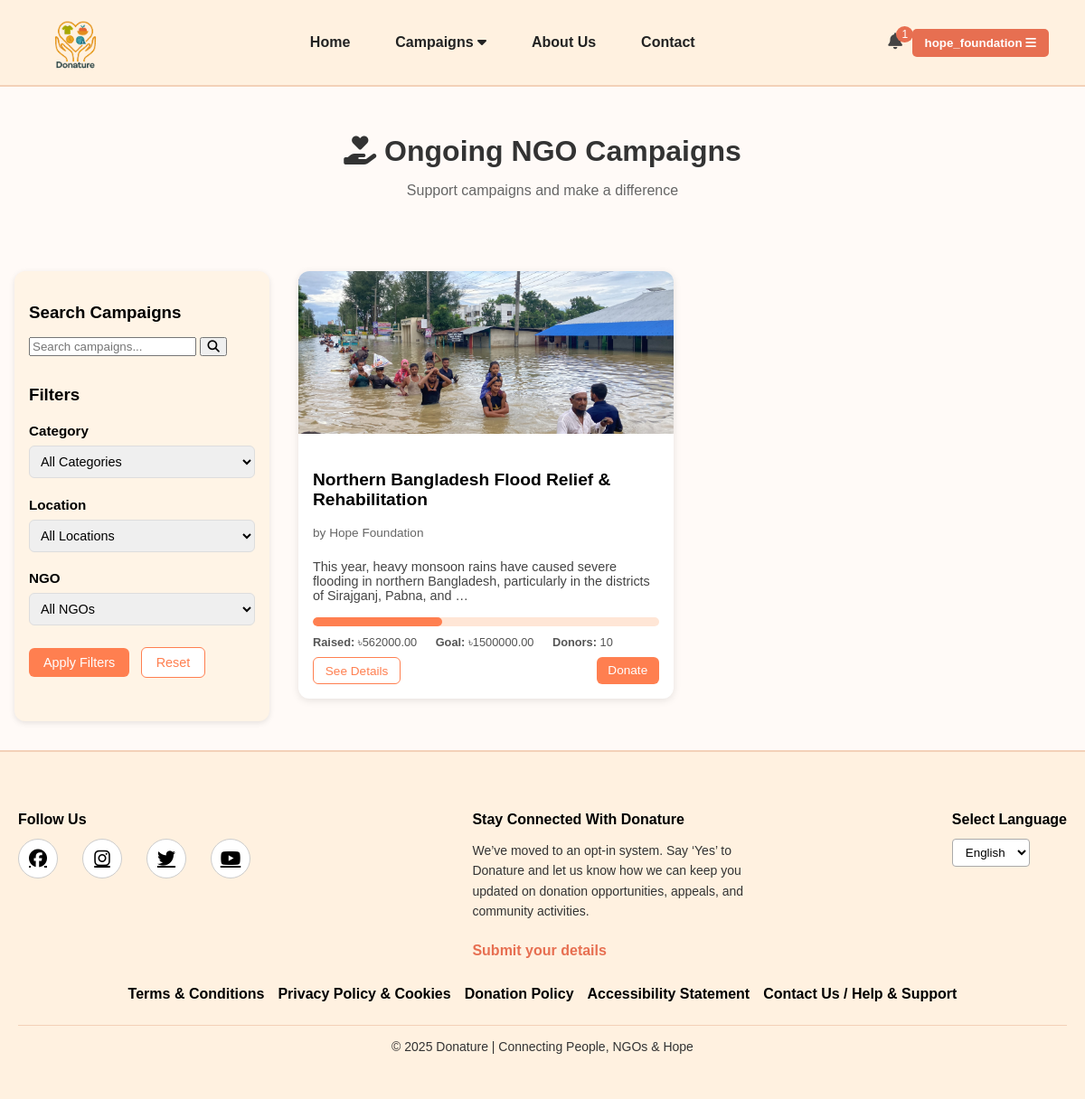
The page /ngos/explore-campaigns/ (signed in) on the database as committed earlier.
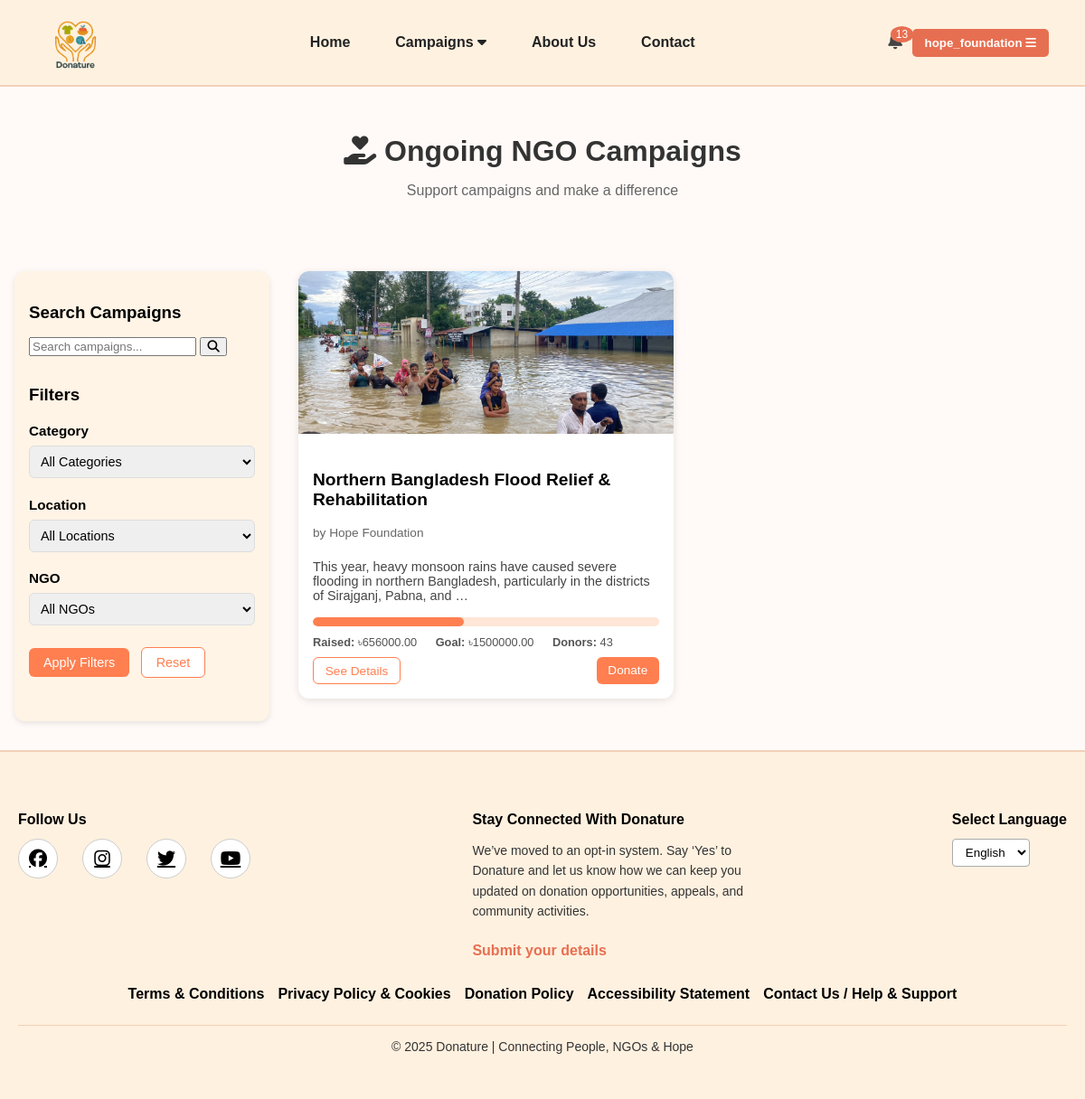
The same page on the database as committed later.
### ngos/models.py (models this page shows, shortened)
class Campaign(models.Model):
    STATUS_CHOICES = (
        ('pending', 'Pending Approval'),
        ('approved', 'Approved'),
        ('rejected', 'Rejected'),
    )
    ngo = models.ForeignKey(
        User,
        on_delete=models.CASCADE,
        limit_choices_to={'user_type': 'ngo', 'is_approved': True},
        related_name="campaigns"
    )
    title = models.CharField(max_length=200)
    description = models.TextField()
    image = models.ImageField(upload_to="campaigns/", blank=True, null=True)
    goal_amount = models.DecimalField(max_digits=12, decimal_places=2, blank=True, null=True)
    collected_amount = models.DecimalField(max_digits=12, decimal_places=2, default=0)
    start_date = models.DateField(auto_now_add=True)
    end_date = models.DateField(blank=True, null=True)
    category = models.ForeignKey(
        'CampaignCategory',
        on_delete=models.SET_NULL,
        blank=True,
        null=True,
        related_name='campaigns'
    )
    is_active = models.BooleanField(default=True)
    status = models.CharField(max_length=20, choices=STATUS_CHOICES, default='pending')
    created_at = models.DateTimeField(auto_now_add=True)
    approved_at = models.DateTimeField(blank=True, null=True)

class NGOProfile(models.Model):
    user = models.OneToOneField(User, on_delete=models.CASCADE)
    ngo_name = models.CharField(max_length=200, blank=True, null=True)
    reg_certificate = models.FileField(upload_to='documents/', blank=True, null=True)
    email = models.EmailField(blank=True, null=True)
    contact_person = models.CharField(max_length=200, blank=True, null=True)
    nid_birth_certificate = models.FileField(upload_to='documents/', blank=True, null=True)
    city_postal = models.CharField(max_length=100, blank=True, null=True)
    address = models.TextField(blank=True, null=True)
    ngo_type = models.CharField(max_length=100, blank=True, null=True)
    social_link = models.URLField(blank=True, null=True)
    mobile_number = models.CharField(max_length=20, blank=True, null=True)
    is_verified = models.BooleanField(default=False)  # Additional verification flag

### ngos/views.py (the view)
# urls.py: path('explore-campaigns/', views.explore_campaigns, name='explore_campaigns'),
def explore_campaigns(request):
    search_query = request.GET.get('q', '')
    selected_category = request.GET.get('category')
    selected_location = request.GET.get('location')
    selected_ngo = request.GET.get('ngo')
    campaigns = Campaign.objects.filter(
        status='approved',
        is_active=True
    ).filter(
        Q(end_date__gte=timezone.now()) | Q(end_date__isnull=True)
    )
    if search_query:
        campaigns = campaigns.filter(title__icontains=search_query)
    if selected_category:
        campaigns = campaigns.filter(category__id=selected_category)
    if selected_location:
        campaigns = campaigns.filter(ngo__ngoprofile__city_postal=selected_location)
    if selected_ngo:
        campaigns = campaigns.filter(ngo__id=selected_ngo)
    campaigns = campaigns.annotate(donors_count=Count('donations'))
    campaigns = campaigns.order_by('-approved_at')
    for campaign in campaigns:
        campaign.progress_percent = 0
        if campaign.goal_amount and campaign.goal_amount > 0:
            campaign.progress_percent = (campaign.collected_amount / campaign.goal_amount) * 100
    paginator = Paginator(campaigns, 9)
    page_number = request.GET.get('page')
    campaigns_page = paginator.get_page(page_number)
    categories = CampaignCategory.objects.all()
    locations = NGOProfile.objects.values_list('city_postal', flat=True).distinct()
    ngos = NGOProfile.objects.filter(user__is_approved=True)
    context = {
        'campaigns': campaigns_page,
        'categories': categories,
        'locations': locations,
        'ngos': ngos,
        'search_query': search_query,
        'selected_category': selected_category,
        'selected_location': selected_location,
        'selected_ngo': selected_ngo,
    }
    return render(request, 'ngos/explore_campaigns.html', context)

### custom_admin/views.py (called while the page is built)
def admin_context(request):
    if request.user.is_authenticated and request.user.user_type == 'admin':
        return {
            'pending_ngos_count': User.objects.filter(user_type='ngo', is_approved=False).count(),
            'pending_campaigns_count': Campaign.objects.filter(status='pending').count(),
            'pending_requests_count': RequestItem.objects.filter(status='pending').count(),
        }
    return {}

### donations/context_processors.py (called while the page is built)
def notifications_context(request):
    if request.user.is_authenticated:
        notifications = Notification.objects.filter(user=request.user).order_by('-created_at')[:5]
        unread_count = Notification.objects.filter(user=request.user, is_read=False).count()
    else:
        notifications = []
        unread_count = 0
    return {
        'notifications': notifications,
        'notifications_unread_count': unread_count
    }

### ngos/templates/ngos/explore_campaigns.html (shortened to what the changed rows need)
{% extends "donations/base.html" %}
{% load static %}
{% block content %}
<link rel="stylesheet" href="{% static 'ngos/css/explore_campaigns.css' %}">
<div class="browse-container">
    <div class="browse-header">
        <h1><i class="fas fa-hand-holding-heart"></i> Ongoing NGO Campaigns</h1>
    </div>
    <div class="browse-content">
        <div class="donations-list-wrapper">
            {% if campaigns %}
            <div class="donations-list">
                {% for campaign in campaigns %}
                <div class="donation-card campaign-card">
                    <div class="card-image">
                        {% if campaign.image %}
                        <img src="{{ campaign.image.url }}" alt="{{ campaign.title }}">
                        {% else %}
                        <img src="{% static 'images/default-campaign.jpg' %}" alt="{{ campaign.title }}">
                        {% endif %}
                    </div>
                    <div class="card-content">
                        <h3>{{ campaign.title }}</h3>
                        <p class="by-ngo">
                            by {% if campaign.ngo.ngoprofile %}{{ campaign.ngo.ngoprofile.ngo_name }}{% else %}{{ campaign.ngo.username }}{% endif %}
                        </p>
                        <p class="campaign-desc">{{ campaign.description|truncatewords:20 }}</p>
                        <div class="campaign-stats">
                            <div class="progress-bar">
                                <div class="progress" data-percent="{{ campaign.progress_percent|default:0 }}"></div>
                            </div>
                            <div class="stats">
                                <span><strong>Raised:</strong> ৳{{ campaign.collected_amount|default:0 }}</span>
                                <span><strong>Goal:</strong> ৳{{ campaign.goal_amount|default:0 }}</span>
                                <span><strong>Donors:</strong> {{ campaign.donors_count|default:0 }}</span>
                            </div>
                        </div>
                        <div class="card-actions">
                            <a href="{% url 'campaign_detail' campaign.id %}" class="btn-details">See Details</a>
                            {% if user.is_authenticated %}
                                <a href="{% url 'donate_to_campaign' campaign.id %}" class="btn-claim">Donate</a>
                            {% else %}
                                <a href="#" class="btn-claim" onclick="openModal('loginModal')">Login to Donate</a>
                            {% endif %}
                        </div>
                    </div>
                </div>
                {% endfor %}
            </div>
            {% else %}
            <div class="no-results">
                <i class="fas fa-search fa-3x"></i>
                <h3>No campaigns found</h3>
                <p>Try adjusting your filters or check back later for new campaigns.</p>
            </div>
            {% endif %}
        </div>
    </div>
</div>
{% endblock %}

### donations/templates/donations/base.html (shortened to what this page needs)
{% load static %}
<!DOCTYPE html>
<html lang="en">
<head>
  <link rel="stylesheet" href="{% static 'donations/css/base.css' %}">
  <link rel="stylesheet" href="https://cdnjs.cloudflare.com/ajax/libs/font-awesome/6.5.0/css/all.min.css">
</head>
<body>
<nav class="navbar">
  <div class="navbar-container">
    <div class="logo-area">
      <img src="{% static 'donations/images/logo.png' %}" alt="Logo" class="logo">
    </div>
    <ul class="nav-links">
      <li><a href="{% url 'home' %}">Home</a></li>
      {% if request.user.is_authenticated %}
        {% if request.user.user_type == 'donor/recipient' %}
          <li class="dropdown">
            <a href="#">Donate <i class="fa fa-caret-down"></i></a>
            <ul class="dropdown-content">
              <li><a href="{% url 'donate_item' %}">Donate Item</a></li>
              <li><a href="{% url 'request_item' %}">Request Item</a></li>
              <li><a href="{% url 'donate_to_requests' %}">Donate to Requests</a></li>
            </ul>
          </li>
          <li><a href="{% url 'explore_donations' %}">Explore Donations</a></li>
          <li><a href="{% url 'explore_campaigns' %}">Explore Campaigns</a></li>
        {% elif request.user.user_type == 'ngo' %}
          <li class="dropdown">
            <a href="#">Campaigns <i class="fa fa-caret-down"></i></a>
          </li>
        {% endif %}
      {% endif %}
      <li><a href="{% url 'about' %}">About Us</a></li>
      <li><a href="{% url 'contact' %}">Contact</a></li>
    </ul>
    <div class="auth-btn">
      {% if request.user.is_authenticated %}
<div class="notification-dropdown">
  <button class="notification-btn">
    <i class="fa fa-bell"></i>
    {% if notifications_unread_count > 0 %}
      <span class="badge">{{ notifications_unread_count }}</span>
    {% endif %}
  </button>
</div>
        <div class="dropdown">
          <button class="dropdown-btn">
            {{ request.user.username }}
            <i class="fa fa-bars"></i>
          </button>
        </div>
      {% else %}
        <a href="#" onclick="openModal('loginModal')" class="login-btn">Log In / Sign Up</a>
      {% endif %}
    </div>
  </div>
</nav>
<main>
  {% block content %}{% endblock %}
</main>
<footer class="footer">
  <div class="footer-container">
    <div class="footer-section">
      <p class="footer-title">Follow Us</p>
      <div class="social-icons">
        <a href="#"><i class="fab fa-facebook"></i></a>
        <a href="#"><i class="fab fa-instagram"></i></a>
        <a href="#"><i class="fab fa-twitter"></i></a>
        <a href="#"><i class="fab fa-youtube"></i></a>
      </div>
    </div>
    <div class="footer-section">
      <p class="footer-title">Stay Connected With Donature</p>
      <p class="footer-text">
        We’ve moved to an opt-in system. Say ‘Yes’ to Donature and let us know how we can keep you
        updated on donation opportunities, appeals, and community activities.
      </p>
      <a href="#" class="footer-link">Submit your details</a>
    </div>
    <div class="footer-section">
      <p class="footer-title">Select Language</p>
      <select class="language-select">
        <option>English</option>
      </select>
    </div>
  </div>
  <div class="footer-links">
    <a href="#">Terms & Conditions</a>
    <a href="#">Privacy Policy & Cookies</a>
    <a href="#">Donation Policy</a>
    <a href="#">Accessibility Statement</a>
    <a href="#">Contact Us / Help & Support</a>
  </div>
  <div class="footer-bottom">
    © 2025 Donature | Connecting People, NGOs & Hope
  </div>
</footer>
</body>
</html>

Rows that differ between the two databases and show on the page:
changed Campaign "Northern Bangladesh Flood Relief & Rehabilitation": collected_amount "562000.00" → "656000.00"; donors_count "10" → "43"
Other text that changed with them:
{{ notifications_unread_count }}: "1" → "13"
